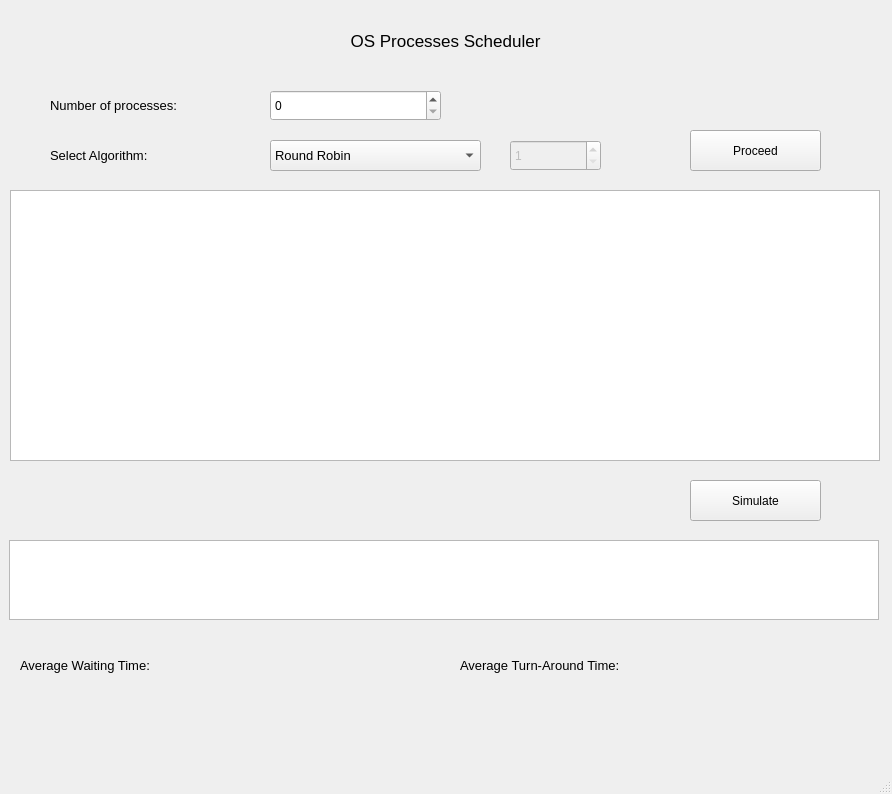
<?xml version="1.0" encoding="UTF-8"?>
<ui version="4.0">
 <class>MainWindow</class>
 <widget class="QMainWindow" name="MainWindow">
  <property name="geometry">
   <rect>
    <x>0</x>
    <y>0</y>
    <width>892</width>
    <height>794</height>
   </rect>
  </property>
  <property name="windowTitle">
   <string>MainWindow</string>
  </property>
  <widget class="QWidget" name="centralwidget">
   <widget class="QPushButton" name="proceedBtn">
    <property name="geometry">
     <rect>
      <x>690</x>
      <y>130</y>
      <width>131</width>
      <height>41</height>
     </rect>
    </property>
    <property name="font">
     <font>
      <pointsize>9</pointsize>
     </font>
    </property>
    <property name="text">
     <string>Proceed</string>
    </property>
   </widget>
   <widget class="QLabel" name="label">
    <property name="geometry">
     <rect>
      <x>50</x>
      <y>90</y>
      <width>251</width>
      <height>31</height>
     </rect>
    </property>
    <property name="font">
     <font>
      <pointsize>10</pointsize>
     </font>
    </property>
    <property name="text">
     <string>Number of processes:</string>
    </property>
   </widget>
   <widget class="QSpinBox" name="n">
    <property name="geometry">
     <rect>
      <x>270</x>
      <y>90</y>
      <width>171</width>
      <height>31</height>
     </rect>
    </property>
   </widget>
   <widget class="QTableWidget" name="table">
    <property name="geometry">
     <rect>
      <x>10</x>
      <y>190</y>
      <width>870</width>
      <height>271</height>
     </rect>
    </property>
    <property name="minimumSize">
     <size>
      <width>870</width>
      <height>271</height>
     </size>
    </property>
   </widget>
   <widget class="QTableWidget" name="chart">
    <property name="geometry">
     <rect>
      <x>9</x>
      <y>540</y>
      <width>870</width>
      <height>80</height>
     </rect>
    </property>
    <property name="verticalScrollBarPolicy">
     <enum>Qt::ScrollBarAlwaysOff</enum>
    </property>
    <property name="horizontalScrollBarPolicy">
     <enum>Qt::ScrollBarAlwaysOff</enum>
    </property>
    <attribute name="horizontalHeaderVisible">
     <bool>false</bool>
    </attribute>
    <attribute name="horizontalHeaderMinimumSectionSize">
     <number>70</number>
    </attribute>
    <attribute name="horizontalHeaderDefaultSectionSize">
     <number>125</number>
    </attribute>
    <attribute name="verticalHeaderVisible">
     <bool>false</bool>
    </attribute>
    <attribute name="verticalHeaderMinimumSectionSize">
     <number>40</number>
    </attribute>
    <attribute name="verticalHeaderDefaultSectionSize">
     <number>40</number>
    </attribute>
    <attribute name="verticalHeaderHighlightSections">
     <bool>true</bool>
    </attribute>
   </widget>
   <widget class="QPushButton" name="simulateBtn">
    <property name="geometry">
     <rect>
      <x>690</x>
      <y>480</y>
      <width>131</width>
      <height>41</height>
     </rect>
    </property>
    <property name="font">
     <font>
      <pointsize>9</pointsize>
     </font>
    </property>
    <property name="text">
     <string>Simulate</string>
    </property>
   </widget>
   <widget class="QLabel" name="label_2">
    <property name="geometry">
     <rect>
      <x>50</x>
      <y>140</y>
      <width>131</width>
      <height>31</height>
     </rect>
    </property>
    <property name="font">
     <font>
      <pointsize>10</pointsize>
     </font>
    </property>
    <property name="text">
     <string>Select Algorithm:</string>
    </property>
   </widget>
   <widget class="QComboBox" name="algorithm">
    <property name="geometry">
     <rect>
      <x>270</x>
      <y>140</y>
      <width>211</width>
      <height>31</height>
     </rect>
    </property>
    <property name="font">
     <font>
      <pointsize>10</pointsize>
     </font>
    </property>
    <item>
     <property name="text">
      <string>Round Robin</string>
     </property>
    </item>
    <item>
     <property name="text">
      <string>FCFS</string>
     </property>
    </item>
    <item>
     <property name="text">
      <string>Preemptive Priority</string>
     </property>
    </item>
    <item>
     <property name="text">
      <string>Non-Preemptive Priority</string>
     </property>
    </item>
    <item>
     <property name="text">
      <string>Preemptive SJF</string>
     </property>
    </item>
    <item>
     <property name="text">
      <string>Non-Preemptive SJF</string>
     </property>
    </item>
   </widget>
   <widget class="QLabel" name="label_3">
    <property name="geometry">
     <rect>
      <x>20</x>
      <y>20</y>
      <width>851</width>
      <height>41</height>
     </rect>
    </property>
    <property name="font">
     <font>
      <pointsize>13</pointsize>
      <weight>50</weight>
      <bold>false</bold>
     </font>
    </property>
    <property name="text">
     <string>OS Processes Scheduler</string>
    </property>
    <property name="alignment">
     <set>Qt::AlignCenter</set>
    </property>
   </widget>
   <widget class="QSpinBox" name="rrquantum">
    <property name="enabled">
     <bool>false</bool>
    </property>
    <property name="geometry">
     <rect>
      <x>510</x>
      <y>140</y>
      <width>91</width>
      <height>31</height>
     </rect>
    </property>
    <property name="minimum">
     <number>1</number>
    </property>
    <property name="maximum">
     <number>100</number>
    </property>
   </widget>
   <widget class="QLabel" name="label_4">
    <property name="geometry">
     <rect>
      <x>20</x>
      <y>650</y>
      <width>181</width>
      <height>31</height>
     </rect>
    </property>
    <property name="font">
     <font>
      <pointsize>10</pointsize>
     </font>
    </property>
    <property name="text">
     <string>Average Waiting Time:</string>
    </property>
   </widget>
   <widget class="QLabel" name="waiting_time_label">
    <property name="geometry">
     <rect>
      <x>220</x>
      <y>640</y>
      <width>101</width>
      <height>51</height>
     </rect>
    </property>
    <property name="font">
     <font>
      <pointsize>10</pointsize>
     </font>
    </property>
    <property name="text">
     <string/>
    </property>
   </widget>
   <widget class="QLabel" name="label_5">
    <property name="geometry">
     <rect>
      <x>460</x>
      <y>650</y>
      <width>231</width>
      <height>31</height>
     </rect>
    </property>
    <property name="font">
     <font>
      <pointsize>10</pointsize>
     </font>
    </property>
    <property name="text">
     <string>Average Turn-Around Time:</string>
    </property>
   </widget>
   <widget class="QLabel" name="turnaround_time_label">
    <property name="geometry">
     <rect>
      <x>690</x>
      <y>640</y>
      <width>101</width>
      <height>51</height>
     </rect>
    </property>
    <property name="font">
     <font>
      <pointsize>10</pointsize>
     </font>
    </property>
    <property name="text">
     <string/>
    </property>
   </widget>
  </widget>
  <widget class="QMenuBar" name="menubar">
   <property name="geometry">
    <rect>
     <x>0</x>
     <y>0</y>
     <width>892</width>
     <height>26</height>
    </rect>
   </property>
  </widget>
  <widget class="QStatusBar" name="statusbar"/>
 </widget>
 <resources/>
 <connections/>
</ui>
